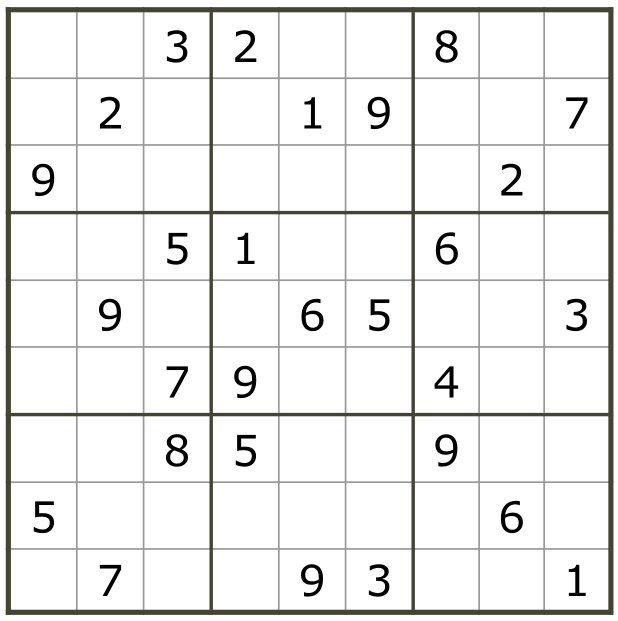
#> input picture sudoku.png, 1236 x 1242 px (shown at 1/2 size)
$ jupyter execute roop_check.ipynb   (shell and % lines are left out)
#> lines starting #> are read from the running program, lines starting #| are printed output that depends on the picture; after the words box and inside, x2 and y2 are one past the last pixel; in counts of white or black regions, pixels touching at a corner belong together
[cell 1]
from google.colab import files
upload = files.upload()
#> the answer given: sudoku.png

[cell 2]
import cv2
import matplotlib.pyplot as plt
from pylab import rcParams

img = cv2.imread("sudoku.png")
#> img is the input picture: shape (1242, 1236, 3); mean B, G, R 236.1, 236.9, 236.9
img = cv2.cvtColor(img, cv2.COLOR_BGR2RGB)
#plt.figure(figsize=(15,15))
#plt.axis("off")
plt.imshow(img)

contours.ipynbとはことなり、すべてのマスを抽出するループ処理を実験

[cell 3]
import cv2
import matplotlib.pyplot as plt

img = cv2.imread("sudoku.png")

gray = cv2.cvtColor(img, cv2.COLOR_BGR2GRAY)

cnts = cv2.findContours(gray, cv2.RETR_EXTERNAL, cv2.CHAIN_APPROX_SIMPLE)[1]
#> cnts = [[[0, 0], [0, 1241], [1235, 1241], [1235, 0]]]

for pt in cnts:
  x, y, w, h = cv2.boundingRect(pt)
#> this loop made 1 pass
#> (pt, x, y, w, h) on pass 1: ([[0, 0], [0, 1241], [1235, 1241], [1235, 0]], 0, 0, 1236, 1242)
  #print(x, y, w, h)
  #cv2.rectangle(img, (x, y), (x+w, y+h), (0, 255, 0), 30)

imgC = img[x+25:h-25, y+25:w-25]
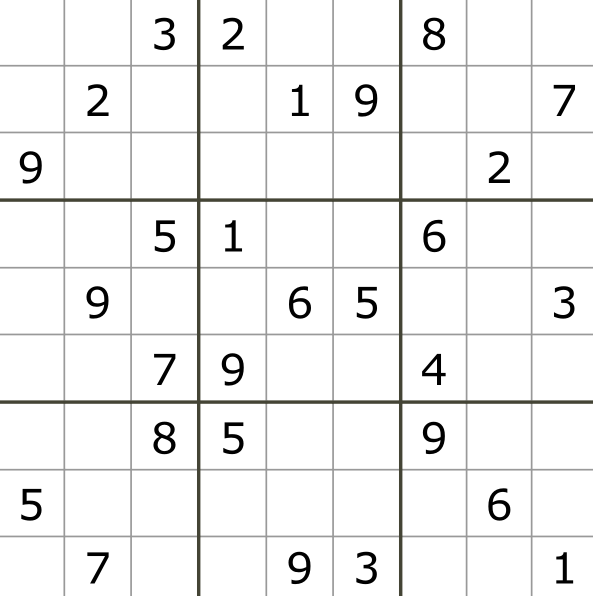
#> imgC: shape (1192, 1186, 3) (shown at 1/2 size); mean B, G, R 241.6, 241.9, 241.9
imgDATA = cv2.resize(imgC, (900, 900))
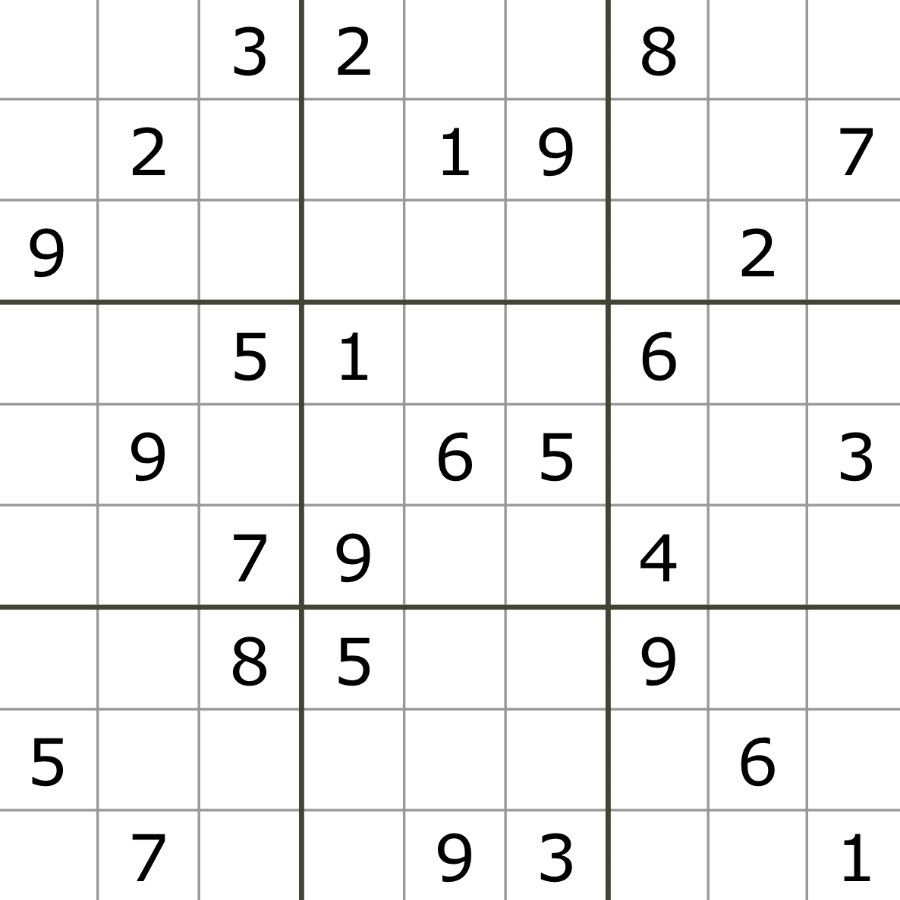
#> imgDATA: shape (900, 900, 3); mean B, G, R 241.6, 242, 242


#plt.axis("off")
plt.imshow(cv2.cvtColor(imgDATA, cv2.COLOR_BGR2RGB))

pythonの使い方の復習
座標軸のテスト

[cell 4]
for i in range(9):
  for r in range(9):
    #print(i,r)
    coordinate = (str(i + 1) + str(r + 1))
    print(coordinate)

    name = "img" + str(i + 1) + str(r + 1)
    print(name)

ループ処理を追加して、パラメーターを少しいじくる

[cell 5]
i = 0

for y in range(9):
  for x in range(9):
    coordinate = (str(y + 1) + str(x + 1))
    #print(coordinate)


    #ここが変数になる
    contoursY1 = y * 100
    contoursY2 = contoursY1 + 100
    contoursX1 = x * 100
    contoursX2 = contoursX1 + 100
    #ここが幅のパラメーター
    contours = 20


    image = imgDATA[contoursY1 + 5 + contours:contoursY2 + 5 - contours,
                    contoursX1 + 2 + contours:contoursX2 + 2 - contours]


    #二値化
    image = cv2.threshold(image,180,255,cv2.THRESH_BINARY)[1]

    plt.subplot(9, 9, i+1)
    plt.axis("off")
    #plt.title(coordinate)
    plt.imshow(cv2.cvtColor(image, cv2.COLOR_BGR2RGB))

    i = i + 1
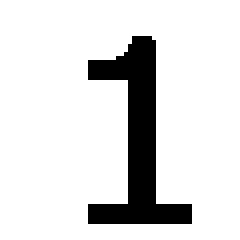
#> image: shape (60, 60, 3) (shown 4 times larger); 86.8% white; 1 black region, box (x1, y1, x2, y2) and area: (22, 9, 48, 56) 475
#> after the loop, i = 81

plt.show()
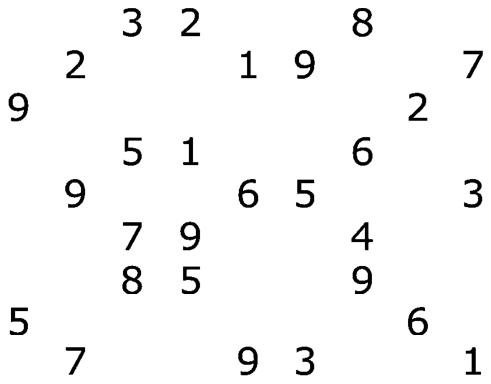
#> figure drawn by matplotlib, 81 panels

まあまあといった出来だとおもう
判別処理に移る
その前に判別テスト用の画像を用意しよう

[cell 6]
import cv2
import matplotlib.pyplot as plt

img = cv2.imread("sudoku.png")

height, width = img.shape[:2]
#> height = 1242; width = 1236
#width: 1236
#height: 1242

gray = cv2.cvtColor(img, cv2.COLOR_BGR2GRAY)

cnts = cv2.findContours(gray, cv2.RETR_EXTERNAL, cv2.CHAIN_APPROX_SIMPLE)[1]

for pt in cnts:
  x, y, w, h = cv2.boundingRect(pt)
  #print(x, y, w, h)
  #cv2.rectangle(img, (x, y), (x+w, y+h), (0, 255, 0), 30)

imgC = img[x+25:h-25, y+25:w-25]
imgDATA = cv2.resize(imgC, (900, 900))

#ここが変数になる
contoursY1 = 100
contoursY2 = 200
contoursX1 = 800
contoursX2 = 900
#ここが幅のパラメーター
contours = 20


img29 = imgDATA[contoursY1 + 5 + contours:contoursY2 + 5 - contours,
                contoursX1 + 2 + contours:contoursX2 + 2 - contours]
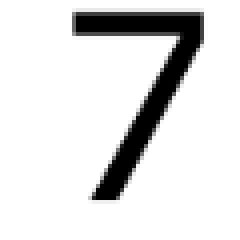
#> img29: shape (60, 60, 3) (shown 4 times larger); min 0, max 255, mean 223.2


#二値化
img29 = cv2.threshold(img29,180,255,cv2.THRESH_BINARY)[1]
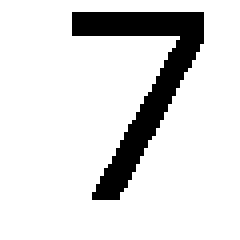
#> img29: shape (60, 60, 3) (shown 4 times larger); 86.5% white; 1 black region, box (x1, y1, x2, y2) and area: (18, 3, 51, 50) 485

#plt.axis("off")
plt.imshow(cv2.cvtColor(img29, cv2.COLOR_BGR2RGB))
plt.show()

[cell 7]
import cv2
import matplotlib.pyplot as plt

img = cv2.imread("sudoku.png")

height, width = img.shape[:2]
#width: 1236
#height: 1242

gray = cv2.cvtColor(img, cv2.COLOR_BGR2GRAY)

cnts = cv2.findContours(gray, cv2.RETR_EXTERNAL, cv2.CHAIN_APPROX_SIMPLE)[1]

for pt in cnts:
  x, y, w, h = cv2.boundingRect(pt)
  #print(x, y, w, h)
  #cv2.rectangle(img, (x, y), (x+w, y+h), (0, 255, 0), 30)

imgC = img[x+25:h-25, y+25:w-25]
imgDATA = cv2.resize(imgC, (900, 900))

#ここが変数になる
contoursY1 = 0
contoursY2 = 100
contoursX1 = 0
contoursX2 = 100
#ここが幅のパラメーター
contours = 20


img11 = imgDATA[contoursY1 + 5 + contours:contoursY2 + 5 - contours,
                contoursX1 + 2 + contours:contoursX2 + 2 - contours]
#> img11: shape (60, 60, 3); every value is 255


#二値化
img11 = cv2.threshold(img11,180,255,cv2.THRESH_BINARY)[1]

#plt.axis("off")
plt.imshow(cv2.cvtColor(img11, cv2.COLOR_BGR2RGB))
plt.show()

中央の20*20をくくりだして、黒が入っているかのチェック

[cell 8]
img11a =img11[15:35, 15:35]
#> img11a: shape (20, 20, 3); every value is 255
img29a =img29[15:35, 15:35]
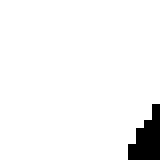
#> img29a: shape (20, 20, 3) (shown 8 times larger); 95.5% white; 1 black region (1 under 20 px)

plt.subplot(1, 2, 1)
plt.imshow(cv2.cvtColor(img11a, cv2.COLOR_BGR2RGB))
plt.subplot(1, 2, 2)
plt.imshow(cv2.cvtColor(img29a, cv2.COLOR_BGR2RGB))
plt.show()

img11a = img11a.flatten()
#> img11a = 1200 values from 255 to 255
img29a = img29a.flatten()
#> img29a = 1200 values, max 255 at index 0, min 0 at index 837, mean 243.5

print(img11a.shape)
#| (1200,)
print(img29a.shape)
#| (1200,)

if 0 not in img11a:
  print("not number")
else:
  print("number")

if 0 not in img29a:
  print("not number")
else:
  print("number")

ひとまず完成といっていいだろう

[cell 9]
img11a =img11[10:40, 10:40]
#> img11a: shape (30, 30, 3); every value is 255
img29a =img29[10:40, 10:40]
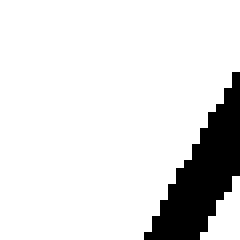
#> img29a: shape (30, 30, 3) (shown 8 times larger); 87.7% white; 1 black region, box (x1, y1, x2, y2) and area: (18, 9, 30, 30) 111

plt.subplot(1, 2, 1)
plt.imshow(cv2.cvtColor(img11a, cv2.COLOR_BGR2RGB))
plt.subplot(1, 2, 2)
plt.imshow(cv2.cvtColor(img29a, cv2.COLOR_BGR2RGB))
plt.show()

img11a = img11a.flatten()
#> img11a = 2700 values from 255 to 255
img29a = img29a.flatten()
#> img29a = 2700 values, max 255 at index 0, min 0 at index 897, mean 223.6

print(img11a.shape)
#| (2700,)
print(img29a.shape)
#| (2700,)

if 0 not in img11a:
  print("not number")
else:
  print("number")

if 0 not in img29a:
  print("not number")
else:
  print("number")

動的変数のテスト
をやってみたら無理だったので辞書に格納

[cell 10]
code = {}

for y in range(9):
  for x in range(9):
    coordinate = (str(y + 1) + str(x + 1))
    #print(coordinate)


    #ここが変数になる
    contoursY1 = y * 100
    contoursY2 = contoursY1 + 100
    contoursX1 = x * 100
    contoursX2 = contoursX1 + 100
    #ここが幅のパラメーター
    contours = 20

    filename = "img" + coordinate


    image = imgDATA[contoursY1 + 5 + contours:contoursY2 + 5 - contours,
                    contoursX1 + 2 + contours:contoursX2 + 2 - contours]


    #二値化
    image = cv2.threshold(image,180,255,cv2.THRESH_BINARY)[1]

    #print(filename)
    code[filename] = image
#> after the loop, code = 81 items

plt.subplot(1, 2, 1)
plt.imshow(cv2.cvtColor(code["img11"], cv2.COLOR_BGR2RGB))
plt.subplot(1, 2, 2)
plt.imshow(cv2.cvtColor(code["img29"], cv2.COLOR_BGR2RGB))
plt.show()
